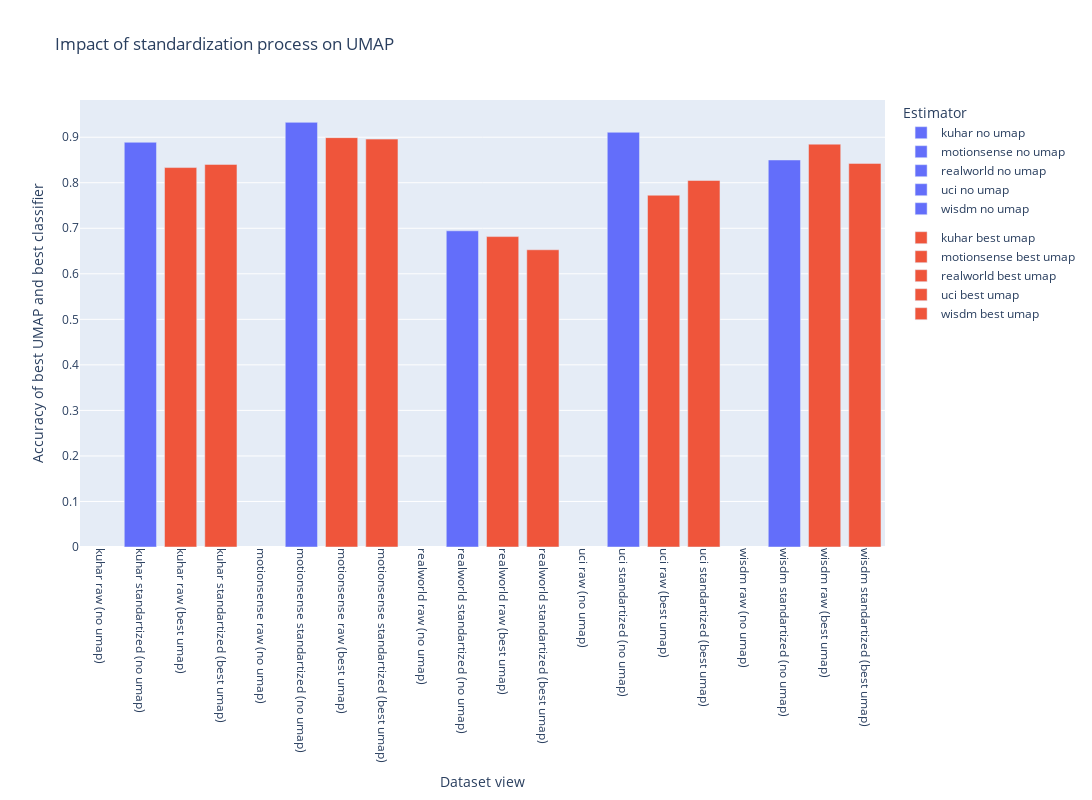

Here is the notebook cell this chart was saved with:
### Markdown cell above
### Pergunta 1.c

### Code cell
experiment_uniq = [c for c in unique_exp_columns if c not in ["train_datasets", "view"]]

df = results.copy()
df = filter_domain_fft_only(df)
df = filter_features_all(df)
df = filter_reducer_over_all(df)
df = filter_scaler_none(df)
df = filter_only_reducer_dataset_equals_train_dataset_or_no_reducer(df)

fig = go.Figure()


for i, (dset_name, train_df) in enumerate(df.groupby(["train_datasets"])):
    xs, ys = [], []
    for j, (view_name, subdf) in enumerate(train_df.groupby("view")):
        umap_0_max = subdf[subdf["umap components"] == 0]["accuracy (mean)"].max()
        xs.append(f"{dset_name} {view_name.split('_')[0]} (no umap)")
        ys.append(umap_0_max)
    
    fig.add_trace(
        go.Bar(
            x=xs,
            y=ys,
            name=f"{dset_name} no umap",
            marker=dict(color=colors[0]),
            legendgroup="no umap",
        )
    )
    xs, ys = [], []
    for j, (view_name, subdf) in enumerate(train_df.groupby("view")):
        umap_best_max = subdf[subdf["umap components"] > 0]["accuracy (mean)"].max()
        xs.append(f"{dset_name} {view_name.split('_')[0]} (best umap)")
        ys.append(umap_best_max)
    
    fig.add_trace(
        go.Bar(
            x=xs,
            y=ys,
            name=f"{dset_name} best umap",
            marker=dict(color=colors[1]),
            legendgroup="best umap",
        )
    )

fig.update_layout(
    title="Impact of standardization process on UMAP",
    xaxis_title="Dataset view",
    yaxis_title="Accuracy of best UMAP and best classifier",
    legend_title="Estimator",
    width=1200,
    height=800,
    xaxis=dict(tickangle=90)
)

# fig.update_xaxes(tickangle=75)
fig.show()

### Figure 1 — Plotly figure (JSON) as saved in the notebook; plotly's stock layout.template omitted (floating-point values rounded to 4 significant figures)
{"data": [{"legendgroup": "no umap", "marker": {"color": "#636EFA"}, "name": "kuhar no umap", "type": "bar", "x": ["kuhar raw (no umap)", "kuhar standartized (no umap)"], "y": [null, 0.8889]}, {"legendgroup": "best umap", "marker": {"color": "#EF553B"}, "name": "kuhar best umap", "type": "bar", "x": ["kuhar raw (best umap)", "kuhar standartized (best umap)"], "y": [0.8333, 0.8403]}, {"legendgroup": "no umap", "marker": {"color": "#636EFA"}, "name": "motionsense no umap", "type": "bar", "x": ["motionsense raw (no umap)", "motionsense standartized (no umap)"], "y": [null, 0.9326]}, {"legendgroup": "best umap", "marker": {"color": "#EF553B"}, "name": "motionsense best umap", "type": "bar", "x": ["motionsense raw (best umap)", "motionsense standartized (best umap)"], "y": [0.8991, 0.8958]}, {"legendgroup": "no umap", "marker": {"color": "#636EFA"}, "name": "realworld no umap", "type": "bar", "x": ["realworld raw (no umap)", "realworld standartized (no umap)"], "y": [null, 0.6944]}, {"legendgroup": "best umap", "marker": {"color": "#EF553B"}, "name": "realworld best umap", "type": "bar", "x": ["realworld raw (best umap)", "realworld standartized (best umap)"], "y": [0.6817, 0.6528]}, {"legendgroup": "no umap", "marker": {"color": "#636EFA"}, "name": "uci no umap", "type": "bar", "x": ["uci raw (no umap)", "uci standartized (no umap)"], "y": [null, 0.9108]}, {"legendgroup": "best umap", "marker": {"color": "#EF553B"}, "name": "uci best umap", "type": "bar", "x": ["uci raw (best umap)", "uci standartized (best umap)"], "y": [0.7726, 0.805]}, {"legendgroup": "no umap", "marker": {"color": "#636EFA"}, "name": "wisdm no umap", "type": "bar", "x": ["wisdm raw (no umap)", "wisdm standartized (no umap)"], "y": [null, 0.85]}, {"legendgroup": "best umap", "marker": {"color": "#EF553B"}, "name": "wisdm best umap", "type": "bar", "x": ["wisdm raw (best umap)", "wisdm standartized (best umap)"], "y": [0.8847, 0.8425]}], "layout": {"height": 800, "legend": {"title": {"text": "Estimator"}}, "title": {"text": "Impact of standardization process on UMAP"}, "width": 1200, "xaxis": {"tickangle": 90, "title": {"text": "Dataset view"}}, "yaxis": {"title": {"text": "Accuracy of best UMAP and best classifier"}}}}
